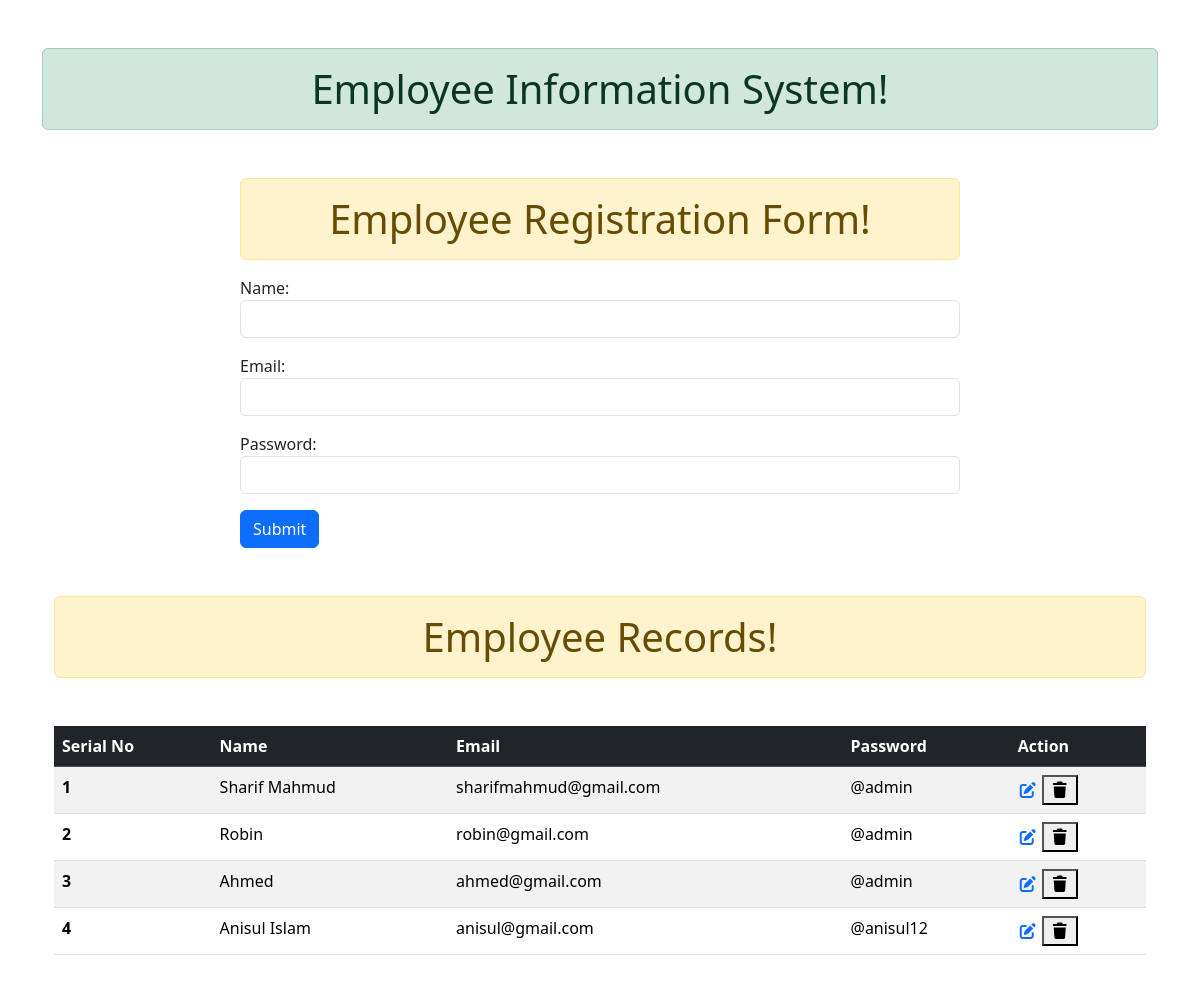
The app's page /, older data.
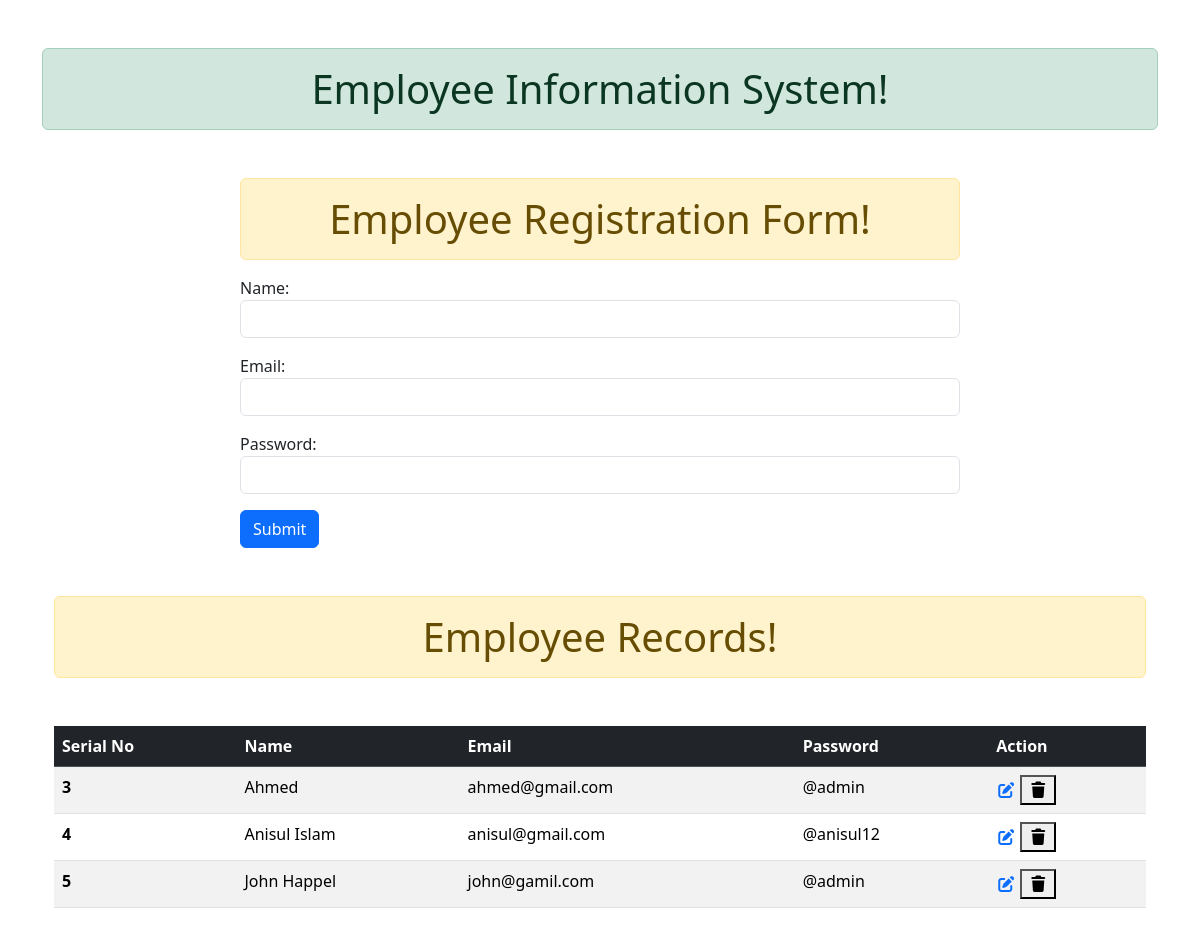
The same page, newer data.
### app/models.py (models this page shows, shortened)
class Employee(models.Model):
    name = models.CharField(max_length=25, null=True)
    email = models.EmailField(max_length=60, null=True)
    password = models.CharField(max_length=12, null=True)

### app/views.py (the view)
# urls.py: 2. Add a URL to urlpatterns:  path('', Home.as_view(), name='home')
def Home(request):
    form = EmployeeForm()
    if request.method == 'POST':
        form = EmployeeForm(request.POST)
        form.save()
        form = EmployeeForm()
    data = Employee.objects.all()
    context = {
        'form': form,
        'data': data
    }
    return render(request, 'apps/index.html', context)

### app/forms.py
class EmployeeForm(ModelForm):
    class Meta:
        model = Employee
        fields = '__all__'
        widgets = {
            'name' : forms.TextInput(attrs={'class':'form-control'}),
            'email' : forms.TextInput(attrs={'class':'form-control'}),
            'password' : forms.PasswordInput(attrs={'class':'form-control'}, render_value=True),
        }

### templates/apps/index.html (shortened to what this page needs)
{% extends 'apps/base.html' %}
{% block content %}
<div class="container">
    <div class="row">
        <div class="col col-8 offset-2">
            <h1 class="alert alert-warning text-center">Employee Registration Form!</h1>
            <form method="post">
                {{form.as_p}}
                <input type="submit" value="Submit" class="btn btn-primary">
            </form>
        </div>
    </div>
    <h1 class="alert alert-warning text-center my-5">Employee Records!</h1>
    <table class="table table-striped table-hover my-5">
        <thead class="table-dark">
        <tr>
            <th scope="col">Serial No</th>
            <th scope="col">Name</th>
            <th scope="col">Email</th>
            <th scope="col">Password</th>
            <th scope="col">Action</th>
        </tr>
        </thead>
        <tbody>
        {% for i in data %}
        <tr>
            <th scope="row">{{ i.id }}</th>
            <td>{{ i.name }}</td>
            <td>{{ i.email }}</td>
            <td>@{{ i.password }}</td>
            <td>
                <a href="{% url 'update' i.id %}"><i class="fa-solid fa-pen-to-square"></i></a>
                <form action="{% url 'delete' i.id %}" method="post" class="d-inline">
                    <button type="submit"><i class="fa-solid fa-trash"></i></button>
                </form>
            </td>
        </tr>
        {% endfor %}
        </tbody>
    </table>
</div>
{% endblock content %}

Row changes from the older to the newer data that the page shows:
removed Employee: id "1", name "Sharif Mahmud", email "sharifmahmud@gmail.com", password "admin"
removed Employee: id "2", name "Robin", email "robin@gmail.com", password "admin"
added Employee: id "5", name "John Happel", email "john@gamil.com", password "admin"
